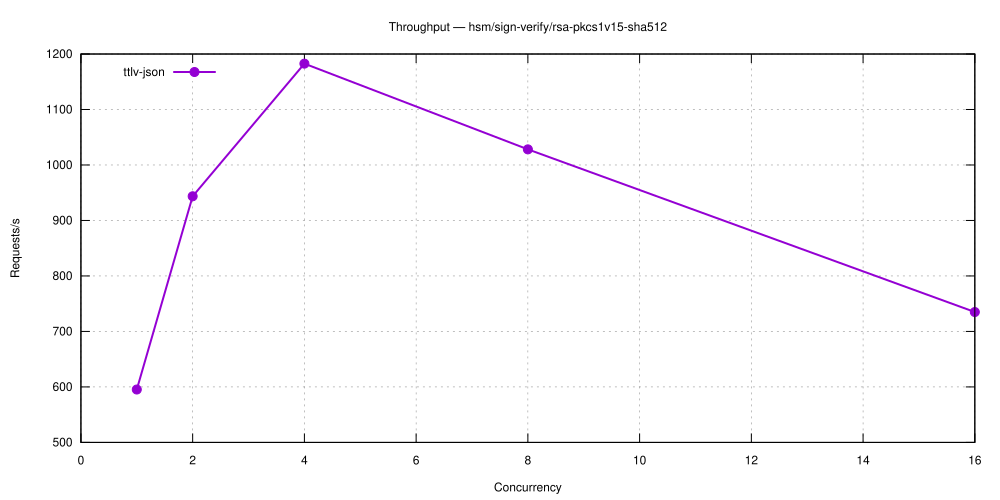

Write gnuplot code to recreate this figure.
set terminal svg size 1000,500 enhanced font 'Helvetica,12'
set output 'hsm_sign-verify_rsa-pkcs1v15-sha512.svg'
set title 'Throughput — hsm/sign-verify/rsa-pkcs1v15-sha512'
set grid
set xlabel 'Concurrency'
set ylabel 'Requests/s'
set key top left
plot 'hsm_sign-verify_rsa-pkcs1v15-sha512-5.27.1-ttlv-json.dat' using 1:2 with linespoints lw 2 pt 7 title 'ttlv-json'
